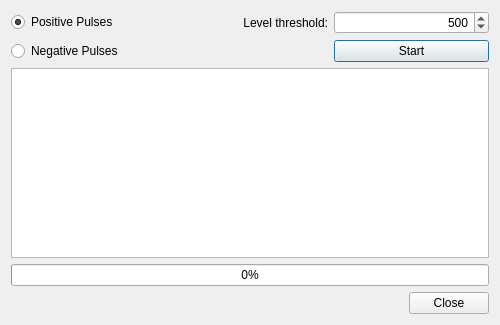
<?xml version="1.0" encoding="UTF-8"?>
<ui version="4.0">
 <class>Dialog</class>
 <widget class="QDialog" name="Dialog">
  <property name="geometry">
   <rect>
    <x>0</x>
    <y>0</y>
    <width>500</width>
    <height>325</height>
   </rect>
  </property>
  <property name="windowTitle">
   <string>Level Trigger Configuration</string>
  </property>
  <layout class="QVBoxLayout" name="verticalLayout">
   <item>
    <layout class="QGridLayout" name="gridLayout">
     <item row="1" column="0">
      <widget class="QRadioButton" name="negativePulseButton">
       <property name="toolTip">
        <string>Negative-going pulses are expected</string>
       </property>
       <property name="text">
        <string>Negative Pulses</string>
       </property>
      </widget>
     </item>
     <item row="0" column="0">
      <widget class="QRadioButton" name="positivePulseButton">
       <property name="toolTip">
        <string>Positive-going pulses are expected</string>
       </property>
       <property name="text">
        <string>Positive Pulses</string>
       </property>
       <property name="checked">
        <bool>true</bool>
       </property>
      </widget>
     </item>
     <item row="0" column="1">
      <widget class="QLabel" name="label">
       <property name="text">
        <string>Level threshold:</string>
       </property>
       <property name="alignment">
        <set>Qt::AlignRight|Qt::AlignTrailing|Qt::AlignVCenter</set>
       </property>
      </widget>
     </item>
     <item row="0" column="2">
      <widget class="QSpinBox" name="levelSpinBox">
       <property name="toolTip">
        <string>Level threshold target value (abs value)</string>
       </property>
       <property name="alignment">
        <set>Qt::AlignRight|Qt::AlignTrailing|Qt::AlignVCenter</set>
       </property>
       <property name="prefix">
        <string/>
       </property>
       <property name="maximum">
        <number>65535</number>
       </property>
       <property name="value">
        <number>500</number>
       </property>
      </widget>
     </item>
     <item row="1" column="2">
      <widget class="QPushButton" name="startButton">
       <property name="text">
        <string>Start</string>
       </property>
      </widget>
     </item>
    </layout>
   </item>
   <item>
    <widget class="QTextBrowser" name="textBrowser"/>
   </item>
   <item>
    <widget class="QProgressBar" name="progressBar">
     <property name="value">
      <number>0</number>
     </property>
    </widget>
   </item>
   <item>
    <widget class="QDialogButtonBox" name="buttonBox">
     <property name="orientation">
      <enum>Qt::Horizontal</enum>
     </property>
     <property name="standardButtons">
      <set>QDialogButtonBox::Close</set>
     </property>
    </widget>
   </item>
  </layout>
 </widget>
 <resources/>
 <connections>
  <connection>
   <sender>buttonBox</sender>
   <signal>accepted()</signal>
   <receiver>Dialog</receiver>
   <slot>accept()</slot>
   <hints>
    <hint type="sourcelabel">
     <x>248</x>
     <y>254</y>
    </hint>
    <hint type="destinationlabel">
     <x>157</x>
     <y>274</y>
    </hint>
   </hints>
  </connection>
  <connection>
   <sender>buttonBox</sender>
   <signal>rejected()</signal>
   <receiver>Dialog</receiver>
   <slot>reject()</slot>
   <hints>
    <hint type="sourcelabel">
     <x>316</x>
     <y>260</y>
    </hint>
    <hint type="destinationlabel">
     <x>286</x>
     <y>274</y>
    </hint>
   </hints>
  </connection>
 </connections>
</ui>
